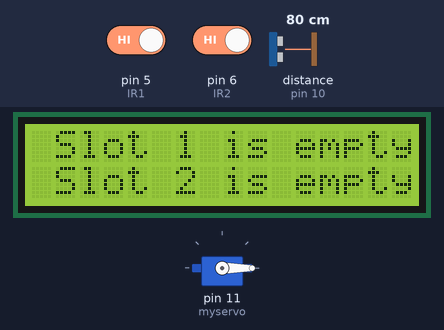
A sketch run on a simulated Arduino Uno, built with avr-gcc and run on an emulated ATmega328P. Shown: servo, 16×2 character LCD. Wiring (inferred from the names in the program): ultrasonic range finder: trigger pin 9; echo pin 10. Inputs (shaded band) come from the test bench; at power-on: pin 5 (IR1) HIGH, pin 6 (IR2) HIGH, distance to the obstacle (sensor on pin 10) 80 cm. The echo pulse lasts 58.3 µs per cm; what the sketch prints to the serial monitor is not drawn.

Above: at 0.7 s.
1.3 s: pin 5 (IR1) driven LOW
At 2.0 s:
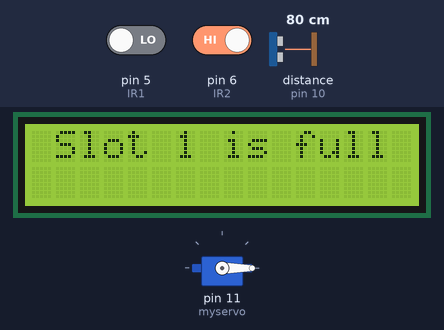
5.2 s: pin 6 (IR2) driven LOW
At 7.7 s:
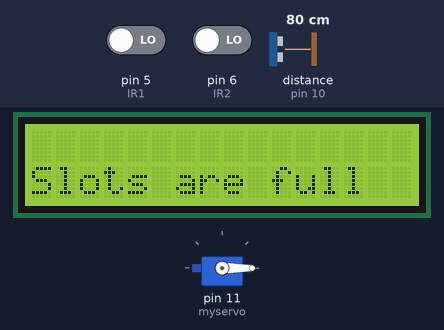
10.3 s: pin 5 (IR1) driven HIGH
At 11.4 s:
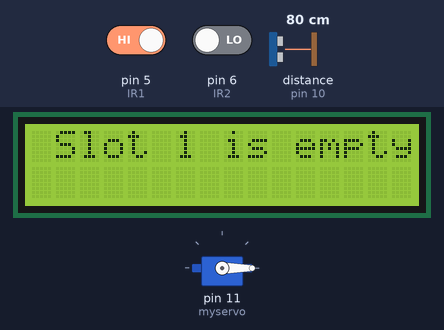
15.4 s: distance to the obstacle (sensor on pin 10) set to 12 cm
18.3 s: distance to the obstacle (sensor on pin 10) set to 9 cm
At 21.7 s:
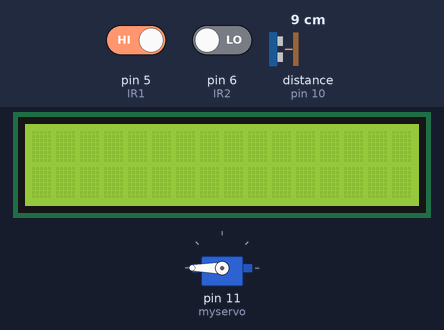
22.8 s: pin 6 (IR2) driven HIGH
At 24.3 s:
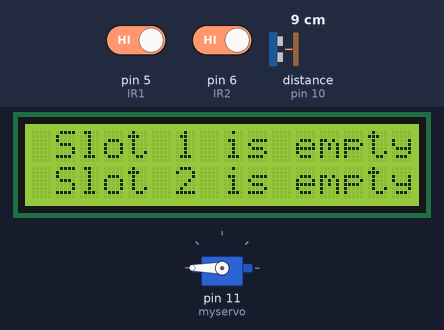
Timing chart, 0 to 25.8 s (numbered marks = the images above; inputs shaded):
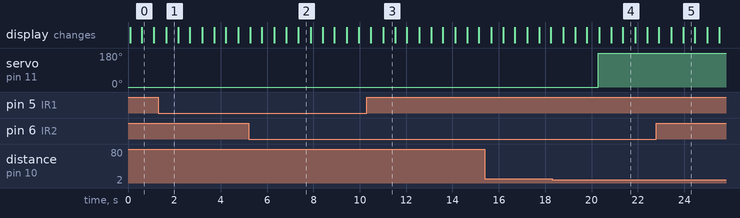

Measured:
- the behaviour switches between 11 and 10 cm on distance to the obstacle (sensor on pin 10) (found by bisection; images 3 and 4)
- after the input at 1.3 s, the display: changes after 0.34 s (image 1)
- after the input at 5.2 s, the display: first differs from a run without the input after 1.6 s (image 2 shows a later state)
- after the input at 10.3 s, the display: first differs from a run without the input after 0.71 s (image 3)
- after the input at 18.3 s, servo on pin 11 (myservo): 0° → 180° after 2.0 s
- after the input at 22.8 s, the display: first differs from a run without the input after 1.2 s (image 5)
- what the display in image 0 shows lasts 0.5 s, from 0.6 s to 1.1 s

The sketch:

Car_parking_oct16a.ino
```cpp
#include <LiquidCrystal_I2C.h>
#include <Servo.h>

LiquidCrystal_I2C lcd(0x27, 16, 2);
const int ECHO_PIN = 10;
const int TRIG_PIN = 9;
int IR1 = 5;
int IR2 = 6;
Servo myservo;

void setup() {
   Serial.begin(9600);
   pinMode(ECHO_PIN, INPUT);
   pinMode(TRIG_PIN, OUTPUT);
   pinMode(IR1,INPUT);
   pinMode(IR2,INPUT);

   myservo.attach(11);
   myservo.write(0);
   lcd.init();
   lcd.backlight();
}

void loop() {
   digitalWrite(TRIG_PIN, LOW);
   delayMicroseconds(10);
   digitalWrite(TRIG_PIN, HIGH);
   delayMicroseconds(10);
   digitalWrite(TRIG_PIN, LOW);

   float dura = pulseIn(ECHO_PIN, HIGH);
   float dista = 0.017 * dura;
   Serial.println(dista);
   int ir1_val = digitalRead(IR1);
   int ir2_val = digitalRead(IR2);
   lcd.clear();

if (ir1_val == LOW) {
      lcd.setCursor(1, 0);
      lcd.print("Slot 1 is full");
      delay(500);
   } else {
      lcd.setCursor(1, 0);
      lcd.print("Slot 1 is empty");
      delay(500);
   }

   if (ir2_val == LOW) {
      lcd.setCursor(1,1);
      lcd.print("Slot 2 is full");
      delay(500);
   } else {
      lcd.setCursor(1,1);
      lcd.print("Slot 2 is empty");
      delay(500);
   }
   if (ir1_val == HIGH || ir2_val == HIGH) {
      lcd.clear();
      lcd.setCursor(0,1);
      delay(500);
   } else if (ir1_val == LOW || ir2_val == LOW) {
      lcd.clear();
       lcd.setCursor(0,1);
     lcd.print("Slots are full");
      delay(500);
   }

   if (dista < 10 ) {
     if (ir1_val == HIGH || ir2_val == HIGH)
     { myservo.write(180);
      delay(15);
      }
   } else if (dista > 5) {
      myservo.write(0);
      delay(15);
   }

}

// Connections

// Arduino > Lcd
// 5v  >  Vcc
// Gnd >  Gnd
// SCL >  A5
// SDA >  A4

// Arduino > Ir1
//5v  >  Vcc
//Gnd >  Gnd
//D5  >  Out

//Arduino > Ir2
//5v  > vcc
//Gnd > Gnd
//D6  > Out

// Arduino > Servo
//5v  > vcc
//Gnd > Gnd
//D11 > Signal
```
